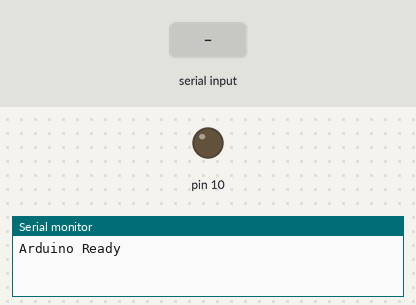
Simulated run of this sketch. Board: Arduino Uno, built with avr-gcc and run on an emulated ATmega328P. On the bench: output pins drawn as LEDs (lit = HIGH), the last lines printed to the serial monitor. Inputs (shaded band) come from the test bench.

Above: at 1.2 s.
1.3 s: "LED_ON\n" received over Serial
At 1.8 s:
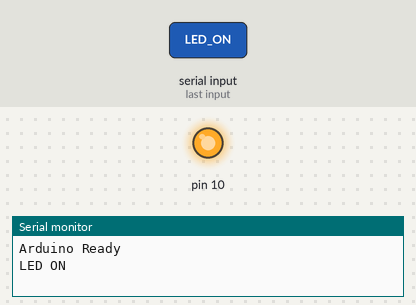
4.3 s: "LED_OFF\n" received over Serial
At 5.3 s:
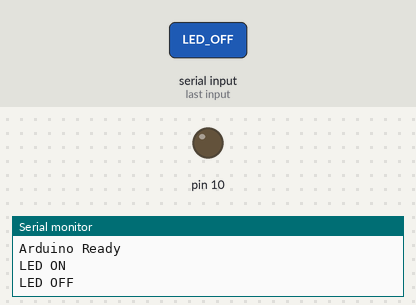
Timing chart, 0 to 7.3 s (numbered marks = the images above; inputs shaded):
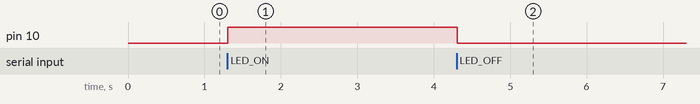

Measured:
- after the input at 1.3 s, pin 10: LOW → HIGH at once
- after the input at 4.3 s, pin 10: HIGH → LOW at once

The sketch:

test.ino
```cpp
String inputString = "";

void setup() {
  Serial.begin(9600);
  pinMode(10, OUTPUT);
  Serial.println("Arduino Ready");
}

void loop() {
  while (Serial.available()) {
    char c = Serial.read();
    if (c == '\n') {
      handleCommand(inputString);
      inputString = "";
    } else {
      inputString += c;
    }
  }
}

void handleCommand(String cmd) {
  if (cmd == "LED_ON") {
    digitalWrite(10, HIGH);
    Serial.println("LED ON");
  } else if (cmd == "LED_OFF") {
    digitalWrite(10, LOW);
    Serial.println("LED OFF");
  } else {
    Serial.println("Unknown: " + cmd);
  }
}
```
